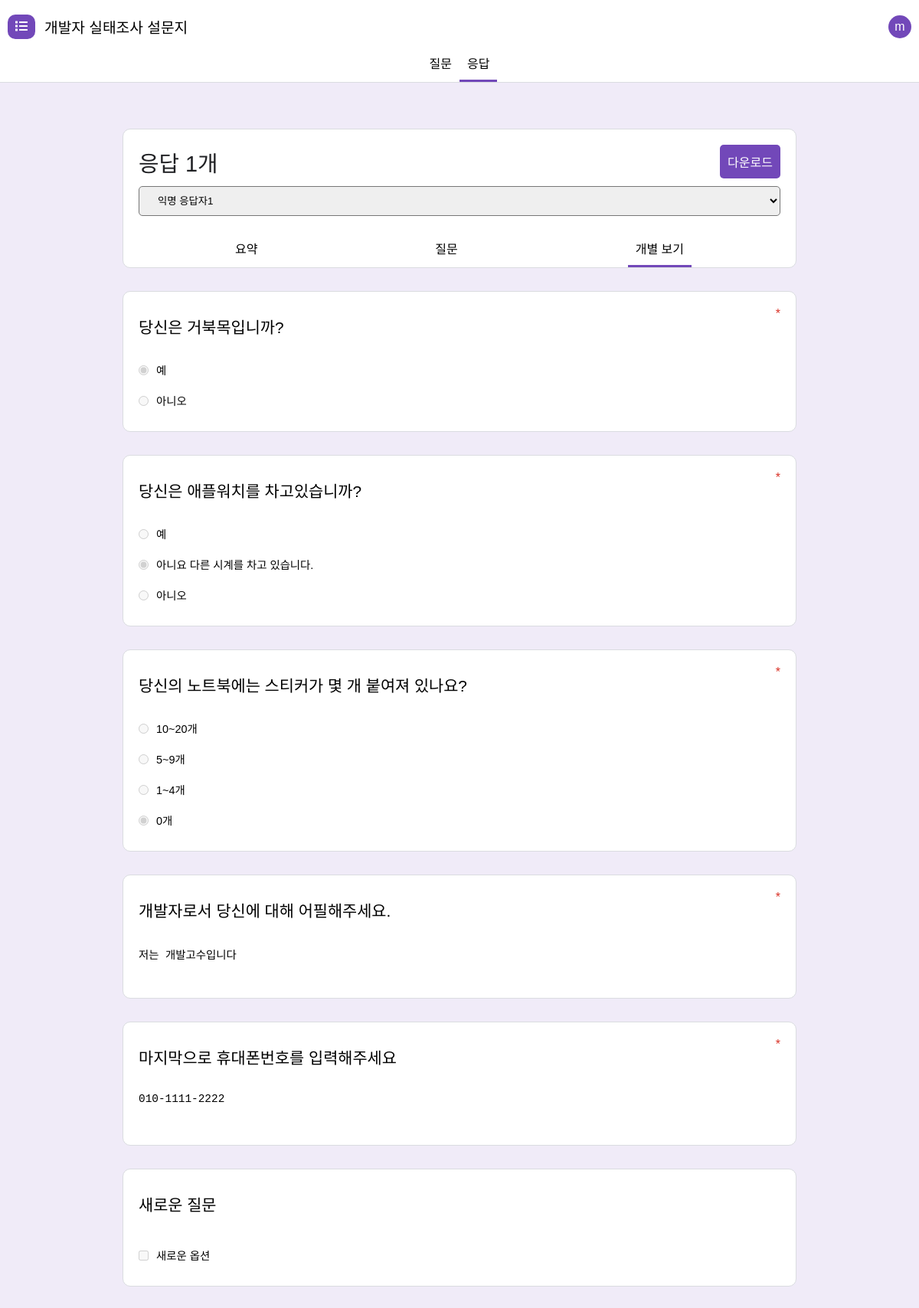
Screenshot of /forms/J91e9A55GvCK8nogAQvq/responses/response (signed in) with the database file from the repository.
### core/models.py (models this page shows)
class Form(models.Model):
    key = models.CharField(max_length=30)
    name = models.CharField(max_length=200)
    title = models.CharField(max_length=200)
    description = models.CharField(max_length=10000, blank = True)
    creator = models.ForeignKey(User, on_delete = models.CASCADE)
    created_at = models.DateTimeField(auto_now_add = True)
    updated_at = models.DateTimeField(auto_now = True)
    questions = models.ManyToManyField(Questions)

class User(AbstractUser, models.Model):
    email = models.EmailField(unique = True)

class Questions(models.Model):
    name = models.CharField(max_length= 10000)
    type = models.CharField(max_length=20)
    required = models.BooleanField(default= False)
    key = models.CharField(max_length = 5000, blank = True)
    options = models.ManyToManyField(Options)

class Answer(models.Model):
    answer = models.CharField(max_length=5000)
    question = models.ForeignKey(Questions, on_delete = models.CASCADE)

class Options(models.Model):
    name = models.CharField(max_length=5000)
    is_answer = models.BooleanField(default=False)

### core/views.py (the view)
# urls.py: path('forms/<str:key>/responses/response', views.form_responses_response, name="form_responses_response"),
def form_responses_response(request ,key) :
  if not request.user.is_authenticated:
    return HttpResponseRedirect(reverse('login'))
  form = FormModel.objects.filter(key = key)
  if form.count() == 0:
    return HttpResponseRedirect(reverse('404'))
  else:
    form = form[0]
  responses = ResponsesModel.objects.filter(form = form)
  responsesData = []
  for response in responses:
    questionData = []
    for question in response.form.questions.all():
      questionName = question.name
      questionType = question.type
      questionRequired = question.required
      answerData = ""
      answerOrder = []
      for answer in response.answer.all():
        if answer.question == question:
          if questionType== "checkbox":
            answerArray = answer.answer.split(' ')
            if answerArray[0] != '':
              for id in answerArray:
                answerOrder.append(OptionsModel.objects.filter(id = id)[0])
                answerData = answer.answer
          else:
            answerData = answer.answer
      questionData.append({"name":questionName, "type":questionType, "required": questionRequired, "options":question.options.all(), "answer": answerData, "order":answerOrder})
    responsesData.append(questionData)
  return render(request, 'forms/_key/responses/response.html', {"menu": "responses", "submenu": "response", "form": form, "responses": responses, "responsesData": responsesData})

### templates/forms/_key/responses/response.html (shortened to what this page needs)
{% extends 'base.html' %} {% load static %}{% block css %}
<link rel="stylesheet" href="{% static 'css/form.css' %}?11" />
{% endblock %}  {% block content %}
<div class="fm-container">
  <header class="fm-header">
    <div class="fm-header-top container">
      <div class="fm-header-top-left">
        <a href="{% url 'home' %}" class="fm-header-top-left-logo"><i class="fas fa-list"></i></a>
        <input value="{{form.name}}" class="fm-header-top-left-title" disabled></input>
      </div>
      <div class="fm-header-top-right">
        <a href="{% url 'logout' %}" class="btn btn-light fm-user">{{user.username|first}}</a>
      </div>
    </div>
    <nav class="fm-header-bottom container">
      <a class="fm-header-bottom-btn {% if menu == "edit" %} active{% endif %}" href="{% url 'form_edit' key=form.key %}">질문</a>
      <a class="fm-header-bottom-btn {% if menu == "responses" %} active{% endif %}" href="{% url 'form_responses_summary' key=form.key  %}">응답</a>
    </nav>
  </header>
  <div class="fm-form">
    <div class="fm-form-box fs-header">
       <div class="fr-form-header-title">
        <div class="fm-form-header-title">응답 {{responses|length}}개</div>
        <a href="/forms/{{form.key}}/download" class="fr-down btn">다운로드</a>
      </div>
      <select name="type" class="fq-select fm-form-select" >
        {% for response in responses %}
          {% if response.name == "" %}
          <option value="fq-{{forloop.counter}}">익명 응답자{{forloop.counter}}</option>
          {% endif %}
        {% endfor %}
      </select>
      <nav class="fm-header-bottom container">
        <a class="fm-header-bottom-btn {% if submenu == "summary" %} active{% endif %}" href="{% url 'form_responses_summary' key=form.key %}">요약</a>
        <a class="fm-header-bottom-btn {% if submenu == "question" %} active{% endif %}" href="{% url 'form_responses_question' key=form.key  %}">질문</a>
        <a class="fm-header-bottom-btn {% if submenu == "response" %} active{% endif %}" href="{% url 'form_responses_response' key=form.key  %}">개별 보기</a>
      </nav>
    </div>
    {% for response in responsesData %}
    <div class="fq-{{forloop.counter}} fq-box">
      {% for question in response %}
      <div class="fm-form-content fm-form-box">
        <div class="fm-form-centent-top">
          <div class="fm-form-input fm-form-centent-top-input ">{{question.name}}</div>
          <div class="fm-form-required">{% if question.required == True %}*{% endif %}</div>
        </div>
        <div class="fm-form-centent-middle">
        {% if question.type == "text" %}
          <div class="fm-type-text">
            <textarea class="fm-form-input fm-form-textarea autosize" disabled>{% if question.answer == "" %}응답하지 않음{% else %}{{question.answer}}{% endif %}</textarea>
          </div>
        {% endif %}
        {% if question.type == "radio" %}
          {% for option in question.options.all %}
          <div class="fm-type-option">
            <input class="fm-form-option" type="radio" disabled
            {% if question.answer|floatformat:"0" == option.id|floatformat:"0" %}
            checked
            {% endif %}
            ></input>
            <label class="fm-form-input">
              {{option.name}}
            </label>
          </div>
          {% endfor %}
        {% endif %}
        {% if question.type == "checkbox" %}
          {% for option in question.options.all %}
          <div class="fm-type-option">
            <input class="form-checkbox fm-form-option" type="checkbox" disabled
            ></input>
            <label class="form-checkbox fm-form-input" >
              {{option.name}}
            </label>
          </div>
          {% endfor %}
        {% endif %}
        </div>
      </div>
      {% endfor %}
    </div>
    {% endfor %}
  </div>
</div>
{% endblock %}

### static/css/base.css (style rules this page uses)
* { box-sizing: border-box; }
body { font-family: 'Noto Sans KR', sans-serif; padding: 0; margin: 0; }
a { color: black; text-decoration: none; }
a:link { color: black; text-decoration: none; }
input { border: none; }
textarea { border: none; }
textarea:disabled, input:disabled { background-color: white; color: black; }
.container { max-width: 1200px; margin: 0 auto; width: 100%; padding: 0px 10px; }
.btn { background-color: #7248b9; color: white !important; padding: 10px 10px; font-weight: 300; border-radius: 5px; cursor: pointer; }

### static/css/form.css (style rules this page uses)
body { background-color: #f0ebf8; }
.fm-header { position: fixed; top: 0; border-bottom: 1px solid #dadce0; background-color: white; width: 100%; z-index: 50; }
.fm-header-top { display: flex; justify-content: space-between; align-items: center; height: 70px; }
.fm-header-top-left { display: flex; align-items: center; }
.fm-header-top-left > * { margin-right: 10px; }
.fm-header-top-left-logo { background: #7248b9; padding: 7px 10px; color: white !important; border-radius: 10px; }
.fm-header-top-left-title { font-size: 1.2rem; color: #5f6368; font-weight: 400; }
.fm-header-top-right { display: flex; align-items: center; }
.fm-user { width: 30px; height: 30px; border-radius: 50%; font-weight: 500; background-color: #7248b9; text-align: center; display: flex; align-items: center; justify-content: center; }
.fm-header-bottom { display: flex; align-items: flex-end; justify-content: center; }
.fm-header-bottom-btn { padding: 0px 10px; padding-bottom: 10px; border-bottom: 3px solid white; }
.fm-header-bottom > .active { border-bottom: 3px solid #7248b9; }
.fm-container { height: 100%; position: relative; background-color: #f0ebf8; padding: 108px 0px; }
.fm-form { position: relative; max-width: 900px; margin: 0 auto; width: 100%; height: 100%; display: flex; flex-direction: column; align-items: stretch; padding: 60px 10px; }
.fm-form-box { display: flex; flex-direction: column; align-items: stretch; gap: 10px 0px; background-color: white; margin-bottom: 30px; padding: 20px 20px; border-radius: 10px; border: 1px solid #dadce0; }
.fm-form-input { padding: 10px 0px; font-size: 0.9rem; border-bottom: 2px solid white; }
.fm-form-textarea { resize: none; }
.fm-form-select { border-radius: 5px; padding: 10px 20px; }
.fm-form-option { margin: 0; }
.fm-form-required { color: #d93025; }
.fm-form-header-title { color: #202124; font-size: 1.8rem; }
.fr-form-header-title { display: flex; justify-content: space-between; align-items: center; }
.fm-form-centent-top { display: flex; justify-content: space-between; }
.fm-form-centent-top-input { font-size: 1.3rem; width: 100%; }
.fm-type-option { display: flex; align-items: center; height: 40px; gap: 0px 10px; }
.fm-type-option > label { width: 100%; }
.fm-type-text > textarea { width: 100%; }
.fm-type-text > textarea:disabled { background-color: white; }
.fs-header > nav { justify-content: space-around; transform: translate(0, 20px); }
.fq-box { display: none; }

### rows the page displays
Form: name "개발자 실태조사 설문지"
User: username|first "m"
Questions: name "당신은 거북목입니까?"
Options: name "예"
Answer: answer "☑"
Options: name "아니오"
Questions: name "당신은 애플워치를 차고있습니까?"
Options: name "예"
Answer: answer "☑"
Options: name "아니요 다른 시계를 차고 있습니다."
Options: name "아니오"
Questions: name "당신의 노트북에는 스티커가 몇 개 붙여져 있나요?"
Options: name "10~20개"
Answer: answer "☑"
Options: name "5~9개"
Options: name "1~4개"
Options: name "0개"
Questions: name "개발자로서 당신에 대해 어필해주세요."
Answer: answer "저는 개발고수입니다"
Questions: name "마지막으로 휴대폰번호를 입력해주세요"
Answer: answer "010-1111-2222"
Questions: name "새로운 질문"
Options: name "새로운 옵션"

### other values shown
{{ responses|length }} "1"
